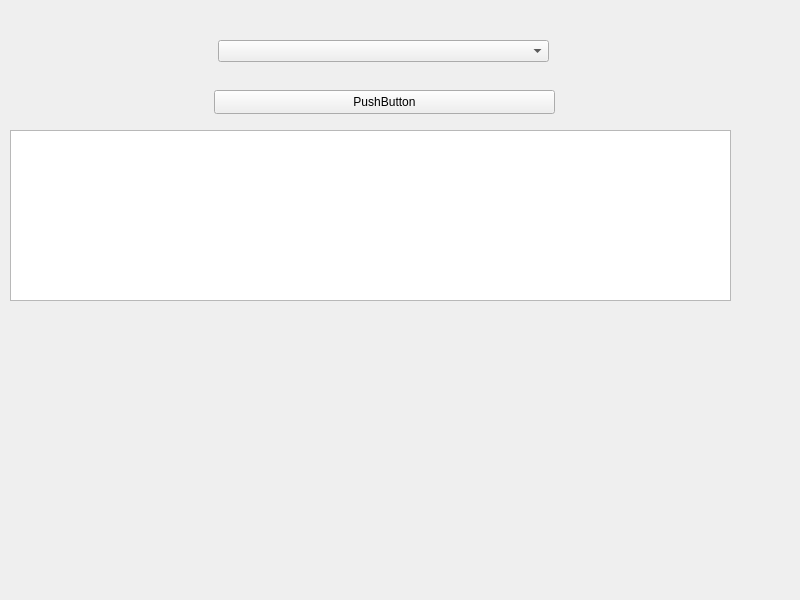
<?xml version="1.0" encoding="UTF-8"?>
<ui version="4.0">
 <class>MainWindow</class>
 <widget class="QMainWindow" name="MainWindow">
  <property name="geometry">
   <rect>
    <x>0</x>
    <y>0</y>
    <width>800</width>
    <height>600</height>
   </rect>
  </property>
  <property name="windowTitle">
   <string>MainWindow</string>
  </property>
  <widget class="QWidget" name="centralwidget">
   <widget class="QPushButton" name="executeButton">
    <property name="geometry">
     <rect>
      <x>214</x>
      <y>90</y>
      <width>341</width>
      <height>24</height>
     </rect>
    </property>
    <property name="text">
     <string>PushButton</string>
    </property>
   </widget>
   <widget class="QComboBox" name="folderDropdown">
    <property name="geometry">
     <rect>
      <x>218</x>
      <y>40</y>
      <width>331</width>
      <height>22</height>
     </rect>
    </property>
   </widget>
   <widget class="QTextEdit" name="terminalOutput">
    <property name="geometry">
     <rect>
      <x>10</x>
      <y>130</y>
      <width>721</width>
      <height>171</height>
     </rect>
    </property>
   </widget>
  </widget>
 </widget>
 <resources/>
 <connections/>
</ui>
